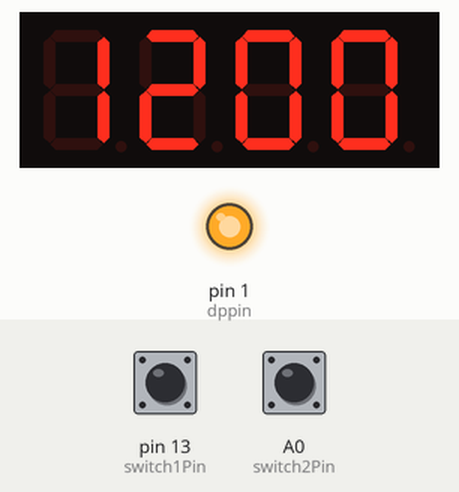
The sketch below on a simulated Arduino Uno, built with avr-gcc and run on an emulated ATmega328P. On the bench: 4-digit seven-segment display, output pins drawn as LEDs (lit = HIGH). Wiring (inferred from the names in the program): 4-digit 7-segment display, segments lit when HIGH: segments A3, A2, A1, pin 12, pin 8, pin 9, pin 10; digit selects pin 4, pin 5, pin 6, pin 7. The test bench sets the inputs (shaded band); at power-on: A0 (switch2Pin) HIGH, pin 13 (switch1Pin) HIGH. The segment pins are drawn as the display they are named for; pins used as bus, display or sensor lines are not drawn.

Above: at 1.2 s.
1.3 s: A0 (switch2Pin) pulled LOW for 0.15 s
At 1.8 s:
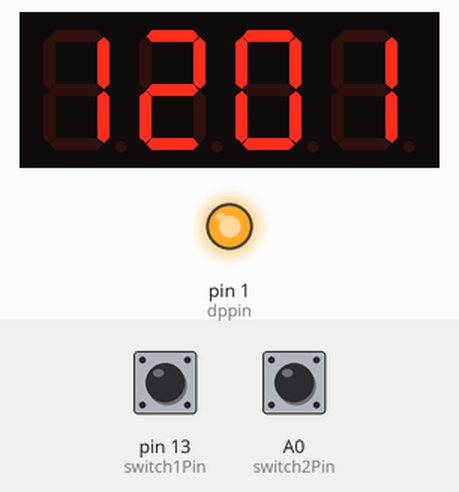
2.9 s: A0 (switch2Pin) pulled LOW for 1 s
At 4.1 s:
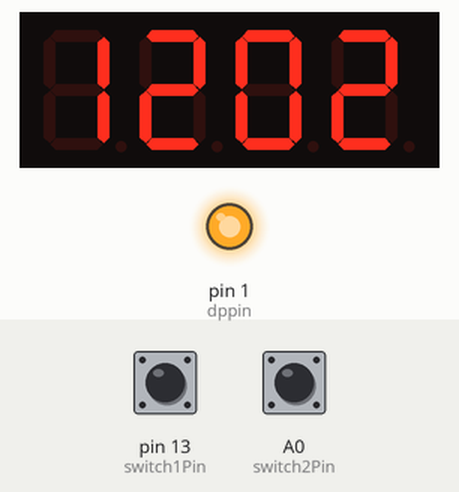
Timing chart, 0 to 5.9 s (numbered marks = the images above; inputs shaded):
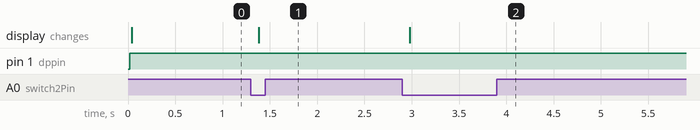

Measured:
- after the input at 1.3 s, the display: changes after 0.08 s (image 1)
- after the input at 2.9 s, the display: changes after 0.08 s (image 2)

The sketch:

clock.ino
```cpp
const int sPins[7] = {A3,A2, A1,12,8,9,10};
const int dPins[4] = {4,5,6,7};

const int dppin = 1;


const int switch1Pin =13;
const int switch2Pin = A0;

int hours = 12;
int minutes = 0;
bool adjustMinutes = true;
bool incrementMode = true;

unsigned long previousMillis = 0;
const long interval = 60000; // for 1 minute
unsigned long lastSwitch1PressTime = 0;
unsigned long lastSwitch2PressTime = 0;
const int debounceDelay = 50;
bool lastSwitch1State = HIGH;
bool lastSwitch2State = HIGH;

//for the seven segment 0 - 9
byte digitCodes[10] = {
  B00111111,
  B00000110,
  B01011011,
  B01001111,
  B01100110,
  B01101101,
  B01111101,
  B00000111,
  B01111111,
  B01101111,
};


void setup() {
 for (int i = 0; i < 7; i++) {
    pinMode(sPins[i], OUTPUT);
 }

  for (int i = 0; i < 4; i++) {
    pinMode(dPins[i], OUTPUT);
    digitalWrite(dPins[i], HIGH);
  }

  pinMode(dppin, OUTPUT);

  pinMode(switch1Pin, INPUT);
  pinMode(switch2Pin, INPUT);

  displayTime(hours, minutes);

}

void loop() {
  bool switch1State = digitalRead(switch1Pin);
  bool switch2State = digitalRead(switch2Pin);

  digitalWrite(dppin, HIGH);

  if(switch1State != lastSwitch1State) {
      if(switch1State == LOW && millis() - lastSwitch1PressTime > debounceDelay) {
        adjustMinutes = !adjustMinutes;
        lastSwitch1PressTime = millis();
      }
      lastSwitch1State = switch1State;
  }


  if(switch2State != lastSwitch2State) {
    if(switch2State == LOW && millis() - lastSwitch2PressTime > debounceDelay) {
      if(incrementMode) {
        if(adjustMinutes) {
          incrementMinute();
        }
        else{
          incrementHour();
        }
      } else{
        if(adjustMinutes){
          decrementMinute();
        }else {
          decrementHour();
        }
      }
      lastSwitch2PressTime = millis();
    }
    lastSwitch2State = switch2State;

  }

  // this will handle the ticking
  unsigned long currentMillis = millis();
  if (currentMillis - previousMillis >= interval) {
    previousMillis = currentMillis;
    incrementMinute();
  }

// display
displayTime(hours, minutes);

}


void incrementMinute() {
  minutes++;
  if (minutes >= 60) {
    minutes = 0;
    incrementHour();
  }
  }

void decrementMinute() {
  minutes--;
  if(minutes < 0){
    minutes = 59;
    decrementHour();
  }
}

void incrementHour() {
  hours++;
  if(hours > 12){
    hours = 1;
  }
}

void decrementHour(){
  hours--;
  if(hours < 1){
    hours = 12;
  }
}

// final

void displayTime(int hrs, int mins){
  int digits[4] = {hrs/10, hrs % 10, mins/10, mins % 10};


  for(int i = 0; i < 4; i++) {
    digitalWrite(dPins[i], LOW);

    setSegments(digitCodes[digits[i]]);

    delay(5);
    digitalWrite(dPins[i], HIGH);

  }
}

void setSegments(byte segments) {
  for(int i = 0; i < 7; i++) {
    digitalWrite(sPins[i], (segments >> i) & 0x01);
  }
}
```
